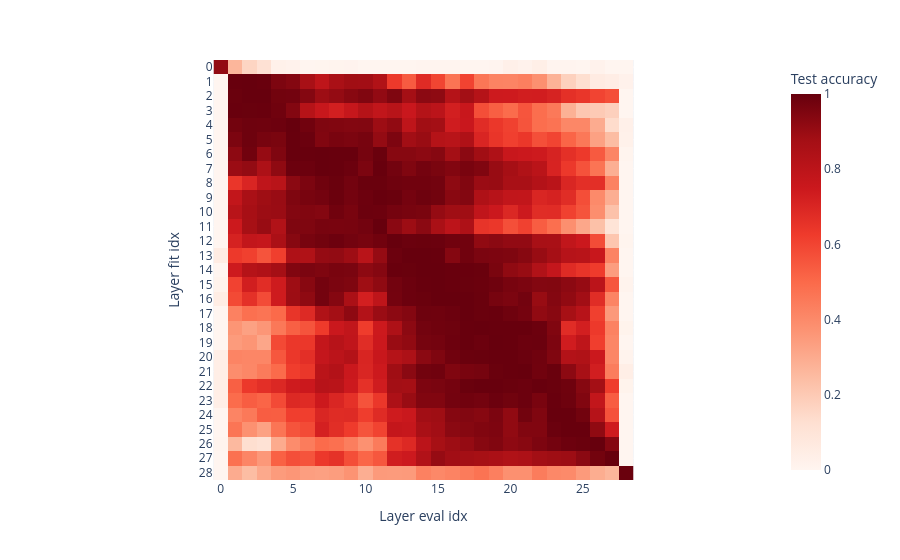

Notebook source saved alongside this figure:
### Code cell
test_accuracies_l1 = torch.zeros((len(probes_l1), len(test_hidden_states))) - float("nan")
for probe_idx, probe in enumerate(probes_l1.values()):
    probe.eval()
    for layer_idx in range(len(test_hidden_states)):
        with torch.no_grad():
            test_logits = probe(test_hidden_states[layer_idx].float().to(device), holdout_eval_tokens=False)
            test_accuracy = (test_logits.argmax(dim=-1) == test_labels).float().mean().item()
        test_accuracies_l1[probe_idx, layer_idx] = test_accuracy

plotly.express.imshow(
    test_accuracies_l1,
    labels={"y": "Layer fit idx", "x": "Layer eval idx", "color": "Test accuracy"},
    color_continuous_scale="Reds"
).update_layout(
    yaxis=dict(tickvals=list(range(len(probes_l1))), ticktext=list(probes_l1.keys()))
)

### Figure 1 — Plotly figure (JSON) as saved in the notebook; plotly's stock layout.template omitted (floating-point values rounded to 4 significant figures; data arrays with more than 128 entries replaced by an {"elided": "..."} marker saying what was removed)
{"data": [{"coloraxis": "coloraxis", "hovertemplate": "Layer eval idx: %{x}<br>Layer fit idx: %{y}<br>Test accuracy: %{z}<extra></extra>", "name": "0", "type": "heatmap", "xaxis": "x", "yaxis": "y", "z": {"elided": "29x29 float values"}}], "layout": {"coloraxis": {"colorbar": {"title": {"text": "Test accuracy"}}, "colorscale": [[0.0, "rgb(255,245,240)"], [0.125, "rgb(254,224,210)"], [0.25, "rgb(252,187,161)"], [0.375, "rgb(252,146,114)"], [0.5, "rgb(251,106,74)"], [0.625, "rgb(239,59,44)"], [0.75, "rgb(203,24,29)"], [0.875, "rgb(165,15,21)"], [1.0, "rgb(103,0,13)"]]}, "margin": {"t": 60}, "xaxis": {"anchor": "y", "constrain": "domain", "domain": [0.0, 1.0], "scaleanchor": "y", "title": {"text": "Layer eval idx"}}, "yaxis": {"anchor": "x", "autorange": "reversed", "constrain": "domain", "domain": [0.0, 1.0], "ticktext": [0, 1, 2, 3, 4, 5, 6, 7, 8, 9, 10, 11, 12, 13, 14, 15, 16, 17, 18, 19, 20, 21, 22, 23, 24, 25, 26, 27, 28], "tickvals": [0, 1, 2, 3, 4, 5, 6, 7, 8, 9, 10, 11, 12, 13, 14, 15, 16, 17, 18, 19, 20, 21, 22, 23, 24, 25, 26, 27, 28], "title": {"text": "Layer fit idx"}}}}
